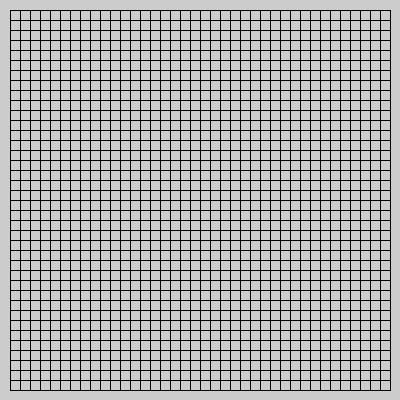
Frame 1 (no input)
Frame 60 (the mouse pressed at the canvas centre just before this capture): identical to frame 1, image omitted
Frame 120 (the mouse held since frame 60 and released just before this capture): identical to frame 1, image omitted

The Processing sketch that drew this single still picture (run headless with seeded random() and noise(); from frame 60 on, the mouse is pressed at the canvas centre):

// Processing sketch: ReadingAssignment03Ex5CarolineYau
// ── ReadingAssignment03Ex5CarolineYau.pde
void setup(){
  size(400, 400);
}

void draw(){
  noFill();
  for (int y = 10; y < 390; y+=10) {
    for (int x = 10; x < 390; x+=10) {
      rect(x, y, 10, 10);
    }
  }
}
